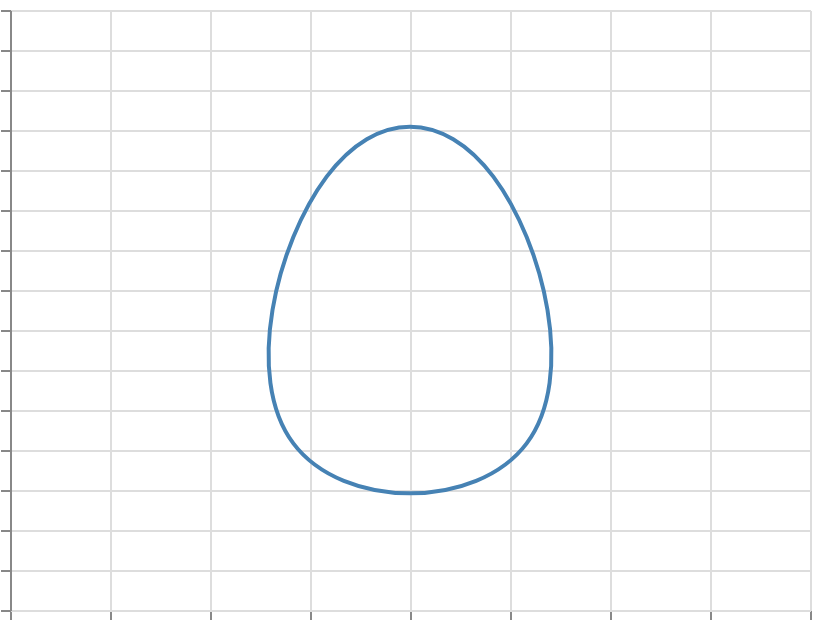

Vega-Lite specification for this chart:
### Vega specification from a JSON file in a GitHub repository (floating-point values rounded to 4 significant figures)
{"$schema": "https://vega.github.io/schema/vega/v6.json", "width": 400, "height": 300, "padding": 5, "autosize": "none", "data": [{"name": "table", "values": [{"x": 100, "y": 50}, {"x": 300, "y": 50}, {"x": 250, "y": 250}, {"x": 150, "y": 250}]}], "scales": [{"name": "x", "type": "linear", "domain": [0, 400], "range": "width"}, {"name": "y", "type": "linear", "domain": [0, 300], "range": [{"signal": "height"}, 0]}], "marks": [{"type": "line", "from": {"data": "table"}, "encode": {"update": {"x": {"scale": "x", "field": "x"}, "y": {"scale": "y", "field": "y"}, "stroke": {"value": "steelblue"}, "strokeWidth": {"value": 2}, "interpolate": {"value": "basis-closed"}}}}], "axes": [{"scale": "x", "orient": "bottom", "grid": true, "labels": false}, {"scale": "y", "orient": "left", "grid": true, "labels": false}]}
